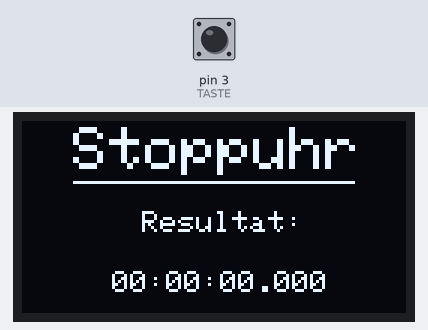
A sketch run on a simulated Arduino Uno, built with avr-gcc and run on an emulated ATmega328P. Shown: 128×64 one-colour display. The inputs (shaded band) are chosen by the test bench; at power-on: pin 3 (TASTE) HIGH.

Above: at 1.2 s.
1.3 s: pin 3 (TASTE) pulled LOW for 0.15 s
At 4.1 s:
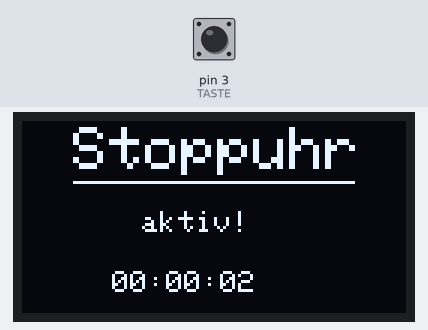
4.4 s: pin 3 (TASTE) pulled LOW for 1 s
At 6.5 s:
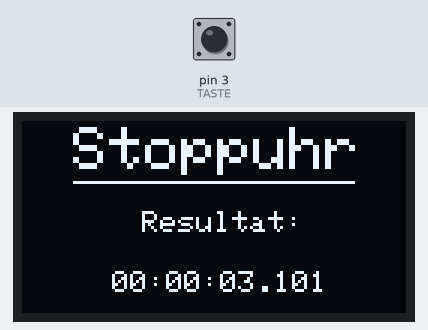
6.9 s: pin 3 (TASTE) pulled LOW for 0.15 s
At 8.9 s:
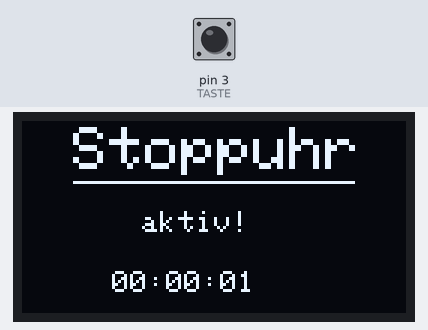
10.0 s: pin 3 (TASTE) pulled LOW for 1 s
At 12.0 s:
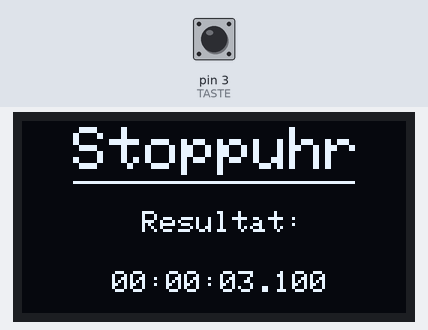
Timing chart, 0 to 13.5 s (numbered marks = the images above; inputs shaded):
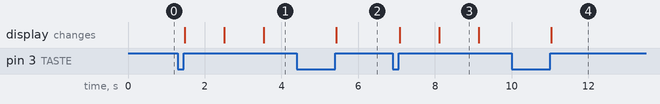

Measured:
- after the input at 1.3 s, the display: first changes after 0.18 s (image 1 shows a later state)
- after the input at 4.4 s, the display: changes after 1.0 s (image 2)
- after the input at 6.9 s, the display: first changes after 0.18 s (image 3 shows a later state)
- after the input at 10.0 s, the display: changes after 1.0 s (image 4)
- what the display in image 3 shows lasts 1.0 s, from 8.1 s to 9.1 s

The sketch:

K08_3_Stoppuhr_V1.2.ino
```cpp
#define TASTE 3
#define MILLISPROSTUNDE 3600000
#define MILLISPROMINUTE 60000

#include "Wire.h"
#include "Adafruit_SSD1306.h"

Adafruit_SSD1306 display(128, 64);  // Argumente: Displaybreite und -höhe

long Timer = 0;

long Startzeit = 0;
long Stoppzeit = 0;
long Zeitdifferenz = 0;

byte Stunden; byte Minuten; byte Sekunden; int Tausendstel;   // In dieser Zeile war im Buch ein Tippfehler (byte statt int).

boolean aktiv = false;

void setup()   {
  pinMode(TASTE, INPUT_PULLUP);

  display.begin(SSD1306_SWITCHCAPVCC, 60);

  display.clearDisplay();
  display.setTextColor(WHITE);

}

void loop() {
  if(millis() > Timer)
  {
    if(aktiv)
      Zeitdifferenz = millis()-Startzeit;
    else
      Zeitdifferenz = Stoppzeit-Startzeit;

    Stunden = Zeitdifferenz / MILLISPROSTUNDE;
    Minuten = (Zeitdifferenz % MILLISPROSTUNDE) / MILLISPROMINUTE;
    Sekunden = (Zeitdifferenz % MILLISPROMINUTE) / 1000;
    Tausendstel = Zeitdifferenz % 1000;

    display.clearDisplay();
    display.setTextSize(2);
    display.setCursor(17,2);
    display.println("Stoppuhr");
    display.drawLine(17,20,  110,20, WHITE);

    display.setTextSize(1);
    display.setCursor(40,30);
    if(aktiv)
      display.println("aktiv!");
    else
      display.println("Resultat:");

    display.setCursor(30,50);
    if(Stunden < 10)
      display.print("0");
    display.print(Stunden);
    display.print(":");
    if(Minuten < 10)
      display.print("0");
    display.print(Minuten);
    display.print(":");
    if(Sekunden < 10)
      display.print("0");
    display.print(Sekunden);
    if(!aktiv)
    {
      display.print(".");
      if(Tausendstel < 100)
        display.print("0");
      if(Tausendstel < 10)
        display.print("0");
      display.print(Tausendstel);
    }
    display.display();

    Timer = millis() + 1000;
  }

  if(!digitalRead(TASTE))
  {
    if(aktiv)
    {
      Stoppzeit = millis();
      aktiv = false;
      Timer = 0;
    }
    else
    {
      Startzeit = millis();
      aktiv = true;
      Timer = 0;
    }
    while(!digitalRead(TASTE));
  }
}
```
